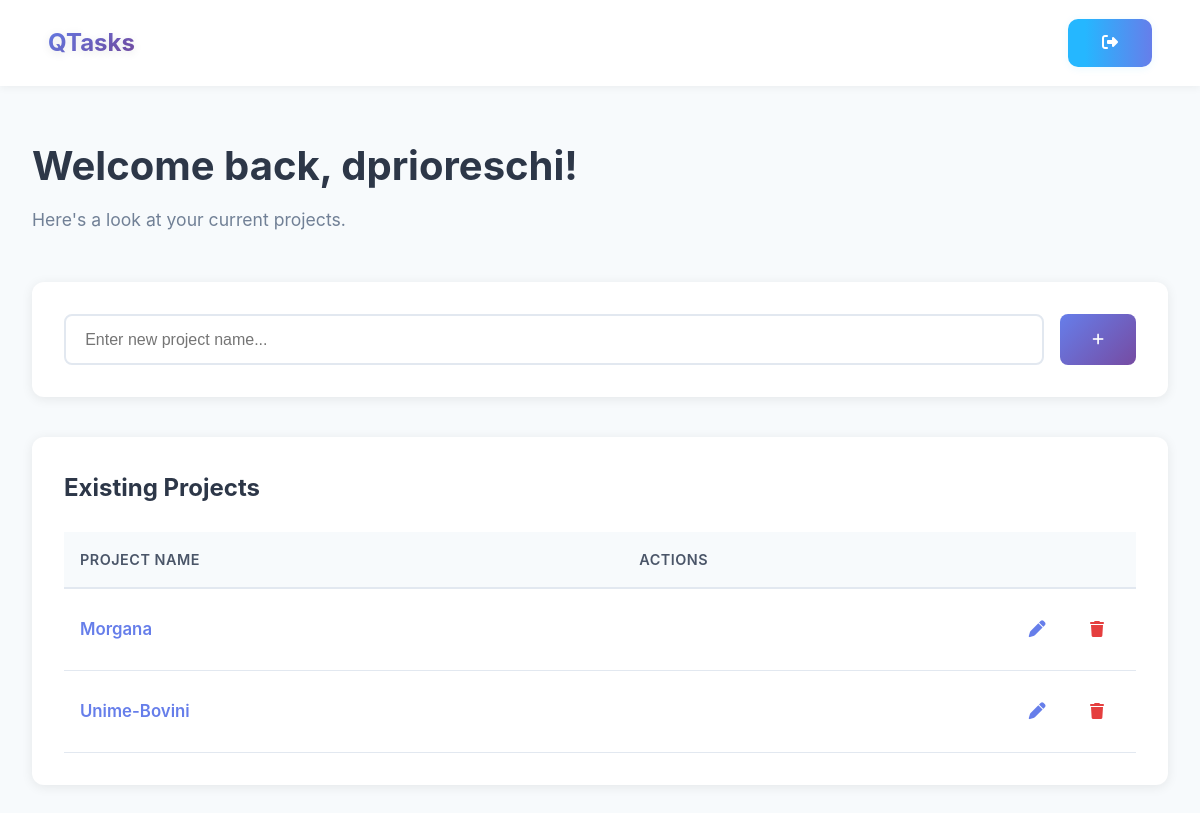
Screenshot of / (signed in) with the database file from the repository.
### tables this page shows
CREATE TABLE utenti (
            id INTEGER PRIMARY KEY AUTOINCREMENT,
            nome TEXT NOT NULL,
            email TEXT UNIQUE NOT NULL,
            password_hash TEXT NOT NULL,
            ruolo TEXT NOT NULL
        );

CREATE TABLE progetti (
            id INTEGER PRIMARY KEY AUTOINCREMENT,
            nome TEXT NOT NULL,
            owner_id INTEGER NOT NULL,
            FOREIGN KEY (owner_id) REFERENCES utenti(id)
        );

### app/main.py (the view)
@app.get("/", response_class=HTMLResponse)
async def home(request: Request, user_id: str = Cookie(default=None)):
    db_path = get_db_path()
    conn = sqlite3.connect(db_path)
    c = conn.cursor()
    utente = None
    progetti = []
    if user_id:
        c.execute("SELECT nome, ruolo FROM utenti WHERE id = ?", (user_id,))
        row = c.fetchone()
        if row:
            utente = {"nome": row[0], "ruolo": row[1]}
        c.execute("""
            SELECT DISTINCT p.id, p.nome FROM progetti p
            LEFT JOIN progetti_utenti pu ON p.id = pu.progetto_id
            WHERE p.owner_id = ? OR pu.utente_id = ?
            ORDER BY p.nome
        """, (user_id, user_id))
        progetti = [{"id": r[0], "nome": r[1]} for r in c.fetchall()]
    conn.close()
    return templates.TemplateResponse("layout.html", {
        "request": request,
        "utente": utente,
        "progetti": progetti,
        "title": "Dashboard QTasks"
    })

### frontend/templates/layout.html (shortened to what this page needs)
<!DOCTYPE html>
<html lang="it">
<head>
    <link rel="stylesheet" href="/static/style.css">
    <link rel="stylesheet" href="https://cdnjs.cloudflare.com/ajax/libs/font-awesome/6.4.0/css/all.min.css">
</head>
<body>
    {% if utente %}
    <div class="dashboard-container">
        <nav class="dashboard-nav">
            <div class="nav-logo">
                <span>QTasks</span>
            </div>
            <div class="nav-actions">
                <a href="/logout" class="nav-logout" title="Logout" aria-label="Logout">
                    <i class="fas fa-sign-out-alt"></i>
                </a>
            </div>
        </nav>
        <div class="dashboard-content">
            <h1 class="dashboard-welcome">Welcome back, {{ utente.nome }}!</h1>
            <div class="dashboard-subtext">
                Here's a look at your current projects.
            </div>
            <section class="create-project-section">
                <form method="post" action="/crea_progetto" class="create-project-form">
                    <div class="input-row">
                        <input type="text" name="nome_progetto" placeholder="Enter new project name..." required>
                        <button type="submit" class="create-project-btn" title="Create Project">
                            <i class="fas fa-plus"></i>
                        </button>
                    </div>
                </form>
            </section>
            <section class="project-list-section">
                <h2 class="project-list-title">Existing Projects</h2>
                <table class="project-list-table">
                    <thead>
                        <tr>
                            <th>Project Name</th>
                            <th class="actions-col">Actions</th>
                        </tr>
                    </thead>
                    <tbody>
                        {% for progetto in progetti %}
                        <tr>
                            <td>
                                <a href="/progetto/{{ progetto.id }}">{{ progetto.nome }}</a>
                            </td>
                            <td class="actions-col">
                                <a href="/modifica_progetto/{{ progetto.id }}" class="project-modify" title="Modifica">
                                    <i class="fas fa-pen"></i>
                                </a>
                                <form method="post" action="/elimina_progetto" style="display:inline;">
                                    <button type="submit" class="project-delete" title="Elimina" onclick="return confirm('Vuoi eliminare questo progetto e tutti i suoi task?');">
                                        <i class="fas fa-trash"></i>
                                    </button>
                                </form>
                            </td>
                        </tr>
                        {% else %}
                        <tr>
                            <td colspan="2">Nessun progetto trovato</td>
                        </tr>
                        {% endfor %}
                    </tbody>
                </table>
            </section>
        </div>
    </div>
    {% endif %}
</body>
</html>

### frontend/static/style.css (style rules this page uses)
* { margin: 0; padding: 0; box-sizing: border-box; }
body { font-family: 'Inter', -apple-system, BlinkMacSystemFont, 'Segoe UI', Roboto, Oxygen, Ubuntu, Cantarell, sans-serif; background: linear-gradient(135deg, #667eea 0%, #764ba2 100%); min-height: 100vh; color: #2d3748; line-height: 1.6; }
a { color: #25b7ff; text-decoration: none; transition: color 0.3s ease; }
.nav-logo { font-size: 1.8rem; font-weight: 700; color: white; display: flex; align-items: center; gap: 0.5rem; text-shadow: 0 2px 10px rgba(0, 0, 0, 0.1); }
.dashboard-container { min-height: 100vh; background: #f7fafc; }
.dashboard-nav { background: white; padding: 1.2rem 3rem; display: flex; justify-content: space-between; align-items: center; box-shadow: 0 2px 8px rgba(0, 0, 0, 0.05); }
.nav-logo span { font-size: 1.5rem; font-weight: 700; background: linear-gradient(135deg, #667eea 0%, #764ba2 100%); -webkit-background-clip: text; -webkit-text-fill-color: transparent; background-clip: text; }
.nav-logout { display: inline-block; padding: 0.7rem 2.1rem; background: linear-gradient(90deg, #25b7ff 20%, #667eea 100%); color: #fff; border-radius: 10px; font-weight: 600; font-size: 1rem; letter-spacing: 0.02em; border: none; box-shadow: 0 1.5px 8px rgba(37,183,255,0.09); transition: background 0.16s, transform 0.22s; cursor: pointer; text-decoration: none; outline: none; }
.dashboard-content { max-width: 1200px; margin: 0 auto; padding: 3rem 2rem; }
.dashboard-welcome { font-size: 2.5rem; color: #2d3748; font-weight: 700; margin-bottom: 0.5rem; }
.dashboard-subtext { color: #718096; font-size: 1.1rem; margin-bottom: 3rem; }
.create-project-section { background: white; padding: 2rem; border-radius: 12px; box-shadow: 0 2px 12px rgba(0, 0, 0, 0.08); margin-bottom: 2.5rem; }
.input-row { display: flex; gap: 1rem; }
.input-row input { flex: 1; padding: 0.9rem 1.2rem; border: 2px solid #e2e8f0; border-radius: 8px; font-size: 1rem; transition: border-color 0.3s ease; }
.create-project-btn { padding: 0.9rem 2rem; background: linear-gradient(135deg, #667eea 0%, #764ba2 100%); color: white; border: none; border-radius: 8px; font-weight: 600; cursor: pointer; transition: all 0.3s ease; white-space: nowrap; }
.project-list-section { background: white; padding: 2rem; border-radius: 12px; box-shadow: 0 2px 12px rgba(0, 0, 0, 0.08); }
.project-list-title { font-size: 1.5rem; color: #2d3748; margin-bottom: 1.5rem; font-weight: 700; }
.project-list-table { width: 100%; border-collapse: collapse; }
.project-list-table thead { background: #f7fafc; border-bottom: 2px solid #e2e8f0; }
.project-list-table th { padding: 1rem; text-align: left; font-weight: 600; color: #4a5568; font-size: 0.9rem; text-transform: uppercase; letter-spacing: 0.5px; }
.project-list-table td { padding: 1.2rem 1rem; border-bottom: 1px solid #e2e8f0; }
.project-list-table tbody tr { transition: background 0.2s ease; }
.project-list-table td a { color: #667eea; font-weight: 600; font-size: 1.05rem; }
.actions-col { text-align: right; }
.project-modify { color: #667eea; padding: 0.5rem 1rem; border-radius: 6px; font-weight: 500; transition: all 0.3s ease; display: inline-block; margin-right: 0.5rem; }
.project-delete { color: #e53e3e; background: transparent; border: none; padding: 0.5rem 1rem; border-radius: 6px; cursor: pointer; font-weight: 500; transition: all 0.3s ease; font-family: inherit; font-size: inherit; display: inline-block; }

### rows the page displays
utenti: nome "dprioreschi"
progetti: nome "Morgana"
progetti: nome "Unime-Bovini"
